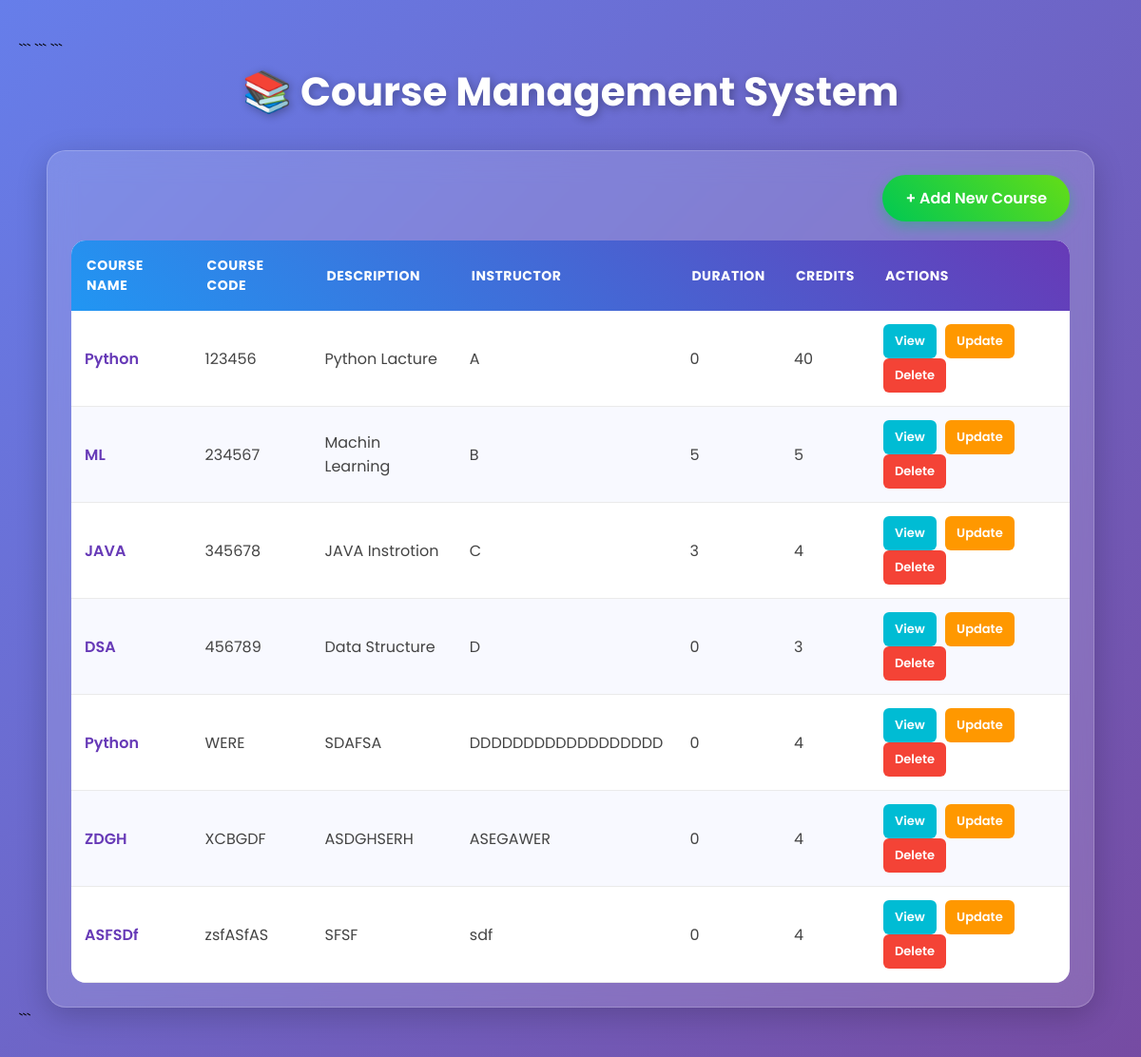
The page / on the database its author committed.
### course/models.py (models this page shows)
class Course(models.Model):
    course_code = models.CharField(max_length=20,unique=True)
    course_name = models.CharField(max_length=50)
    description = models.TextField(max_length=150)
    instructor = models.CharField(max_length=50)
    duration = models.IntegerField(help_text='duration in week')
    credit  = models.IntegerField()

### course/views.py (the view)
# urls.py: path('',home,name='home'),
def home(requests):
    courses = Course.objects.all()
    return render(requests,'home.html',{'courses':courses})

### course/templates/home.html (shortened to what this page needs)
<!DOCTYPE html>
<html lang="en">
<head>
```
</head>
<body>
```
<h1>📚 Course Management System</h1>
<div class="container">
    <div class="top-bar">
        <a href="add/" class="add-btn">+ Add New Course</a>
    </div>
    <table>
        <thead>
            <tr>
                <th>Course Name</th>
                <th>Course Code</th>
                <th>Description</th>
                <th>Instructor</th>
                <th>Duration</th>
                <th>Credits</th>
                <th>Actions</th>
            </tr>
        </thead>
        <tbody>
            {% for course in courses %}
            <tr>
                <td>{{ course.course_name }}</td>
                <td>{{ course.course_code }}</td>
                <td>{{ course.description }}</td>
                <td>{{ course.instructor }}</td>
                <td>{{ course.duration }}</td>
                <td>{{ course.credit }}</td>
                <td>
                    <a href="course_details/{{ course.id }}" class="action-btn view-btn">View</a>
                    <a href="update/{{ course.id }}" class="action-btn update-btn">Update</a>
                    <a href="delete/{{ course.id }}" class="action-btn delete-btn">Delete</a>
                </td>
            </tr>
            {% empty %}
            <tr>
                <td colspan="7" class="empty-row">
                    No courses available.
                </td>
            </tr>
            {% endfor %}
        </tbody>
    </table>
</div>
```
</body>
</html>

### course/templates/home.html (style rules this page uses)
* { margin:0; padding:0; box-sizing:border-box; font-family:'Poppins',sans-serif; }
body { min-height:100vh; background:linear-gradient(135deg,#667eea,#764ba2); padding:40px 20px; }
h1 { text-align:center; color:white; font-size:42px; margin-bottom:30px; text-shadow:2px 2px 10px rgba(0,0,0,0.3); }
.container { width:95%; max-width:1300px; margin:auto; background:rgba(255,255,255,0.15); backdrop-filter:blur(15px); -webkit-backdrop-filter:blur(15px); border-radius:20px; padding:25px; box-shadow:0 8px 32px rgba(0,0,0,0.2); border:1px solid rgba(255,255,255,0.2); }
.top-bar { display:flex; justify-content:flex-end; margin-bottom:20px; }
.add-btn { text-decoration:none; color:white; background:linear-gradient(45deg,#00c853,#64dd17); padding:12px 24px; border-radius:50px; font-weight:600; transition:0.3s; box-shadow:0 5px 15px rgba(0,200,83,0.4); }
table { width:100%; border-collapse:collapse; overflow:hidden; border-radius:15px; background:white; }
thead { background:linear-gradient(45deg,#2196f3,#673ab7); color:white; }
th { padding:16px; text-align:left; text-transform:uppercase; letter-spacing:0.5px; font-size:14px; }
td { padding:14px; border-bottom:1px solid #eaeaea; color:#444; }
tbody tr:nth-child(even) { background:#f8f9ff; }
td:first-child { font-weight:600; color:#673ab7; }
.action-btn { text-decoration:none; color:white; padding:8px 12px; border-radius:6px; font-size:13px; font-weight:600; margin-right:5px; display:inline-block; transition:0.3s; }
.view-btn { background:#00bcd4; }
.update-btn { background:#ff9800; }
.delete-btn { background:#f44336; }

### rows shown on the page
Course: course_name "Python", course_code "123456", description "Python Lacture", instructor "A", duration "0", credit "40"
Course: course_name "ML", course_code "234567", description "Machin Learning", instructor "B", duration "5", credit "5"
Course: course_name "JAVA", course_code "345678", description "JAVA Instrotion", instructor "C", duration "3", credit "4"
Course: course_name "DSA", course_code "456789", description "Data Structure", instructor "D", duration "0", credit "3"
Course: course_name "Python", course_code "WERE", description "SDAFSA", instructor "DDDDDDDDDDDDDDDDDD", duration "0", credit "4"
Course: course_name "ZDGH", course_code "XCBGDF", description "ASDGHSERH", instructor "ASEGAWER", duration "0", credit "4"
Course: course_name "ASFSDf", course_code "zsfASfAS", description "SFSF", instructor "sdf", duration "0", credit "4"
